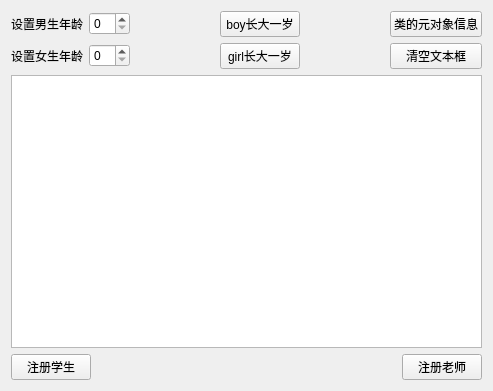
<?xml version="1.0" encoding="UTF-8"?>
<ui version="4.0">
 <class>Widget</class>
 <widget class="QWidget" name="Widget">
  <property name="geometry">
   <rect>
    <x>0</x>
    <y>0</y>
    <width>493</width>
    <height>391</height>
   </rect>
  </property>
  <property name="windowTitle">
   <string>Widget</string>
  </property>
  <layout class="QVBoxLayout" name="verticalLayout">
   <item>
    <layout class="QGridLayout" name="gridLayout">
     <item row="0" column="1">
      <widget class="QSpinBox" name="spinBoxBoyAge"/>
     </item>
     <item row="0" column="5">
      <widget class="QPushButton" name="pushButtonMetaInfo">
       <property name="text">
        <string>类的元对象信息</string>
       </property>
      </widget>
     </item>
     <item row="0" column="2">
      <spacer name="horizontalSpacer">
       <property name="orientation">
        <enum>Qt::Horizontal</enum>
       </property>
       <property name="sizeHint" stdset="0">
        <size>
         <width>18</width>
         <height>20</height>
        </size>
       </property>
      </spacer>
     </item>
     <item row="0" column="4">
      <spacer name="horizontalSpacer_3">
       <property name="orientation">
        <enum>Qt::Horizontal</enum>
       </property>
       <property name="sizeHint" stdset="0">
        <size>
         <width>18</width>
         <height>20</height>
        </size>
       </property>
      </spacer>
     </item>
     <item row="1" column="1">
      <widget class="QSpinBox" name="spinBoxGirlAge"/>
     </item>
     <item row="0" column="0">
      <widget class="QLabel" name="label">
       <property name="text">
        <string>设置男生年龄</string>
       </property>
      </widget>
     </item>
     <item row="1" column="5">
      <widget class="QPushButton" name="pushButtonClearText">
       <property name="text">
        <string>清空文本框</string>
       </property>
      </widget>
     </item>
     <item row="1" column="0">
      <widget class="QLabel" name="label_2">
       <property name="text">
        <string>设置女生年龄</string>
       </property>
      </widget>
     </item>
     <item row="1" column="2">
      <spacer name="horizontalSpacer_2">
       <property name="orientation">
        <enum>Qt::Horizontal</enum>
       </property>
       <property name="sizeHint" stdset="0">
        <size>
         <width>18</width>
         <height>20</height>
        </size>
       </property>
      </spacer>
     </item>
     <item row="1" column="3">
      <widget class="QPushButton" name="pushButtonGirlAdd">
       <property name="text">
        <string>girl长大一岁</string>
       </property>
      </widget>
     </item>
     <item row="0" column="3">
      <widget class="QPushButton" name="pushButtonBoyAdd">
       <property name="text">
        <string>boy长大一岁</string>
       </property>
      </widget>
     </item>
     <item row="1" column="4">
      <spacer name="horizontalSpacer_4">
       <property name="orientation">
        <enum>Qt::Horizontal</enum>
       </property>
       <property name="sizeHint" stdset="0">
        <size>
         <width>18</width>
         <height>20</height>
        </size>
       </property>
      </spacer>
     </item>
    </layout>
   </item>
   <item>
    <widget class="QTextEdit" name="textEdit"/>
   </item>
   <item>
    <layout class="QHBoxLayout" name="horizontalLayout">
     <item>
      <widget class="QPushButton" name="pushButtonResStu">
       <property name="text">
        <string>注册学生</string>
       </property>
      </widget>
     </item>
     <item>
      <spacer name="horizontalSpacer_5">
       <property name="orientation">
        <enum>Qt::Horizontal</enum>
       </property>
       <property name="sizeHint" stdset="0">
        <size>
         <width>40</width>
         <height>20</height>
        </size>
       </property>
      </spacer>
     </item>
     <item>
      <widget class="QPushButton" name="pushButtonRegTea">
       <property name="text">
        <string>注册老师</string>
       </property>
      </widget>
     </item>
    </layout>
   </item>
  </layout>
 </widget>
 <layoutdefault spacing="6" margin="11"/>
 <resources/>
 <connections/>
</ui>
